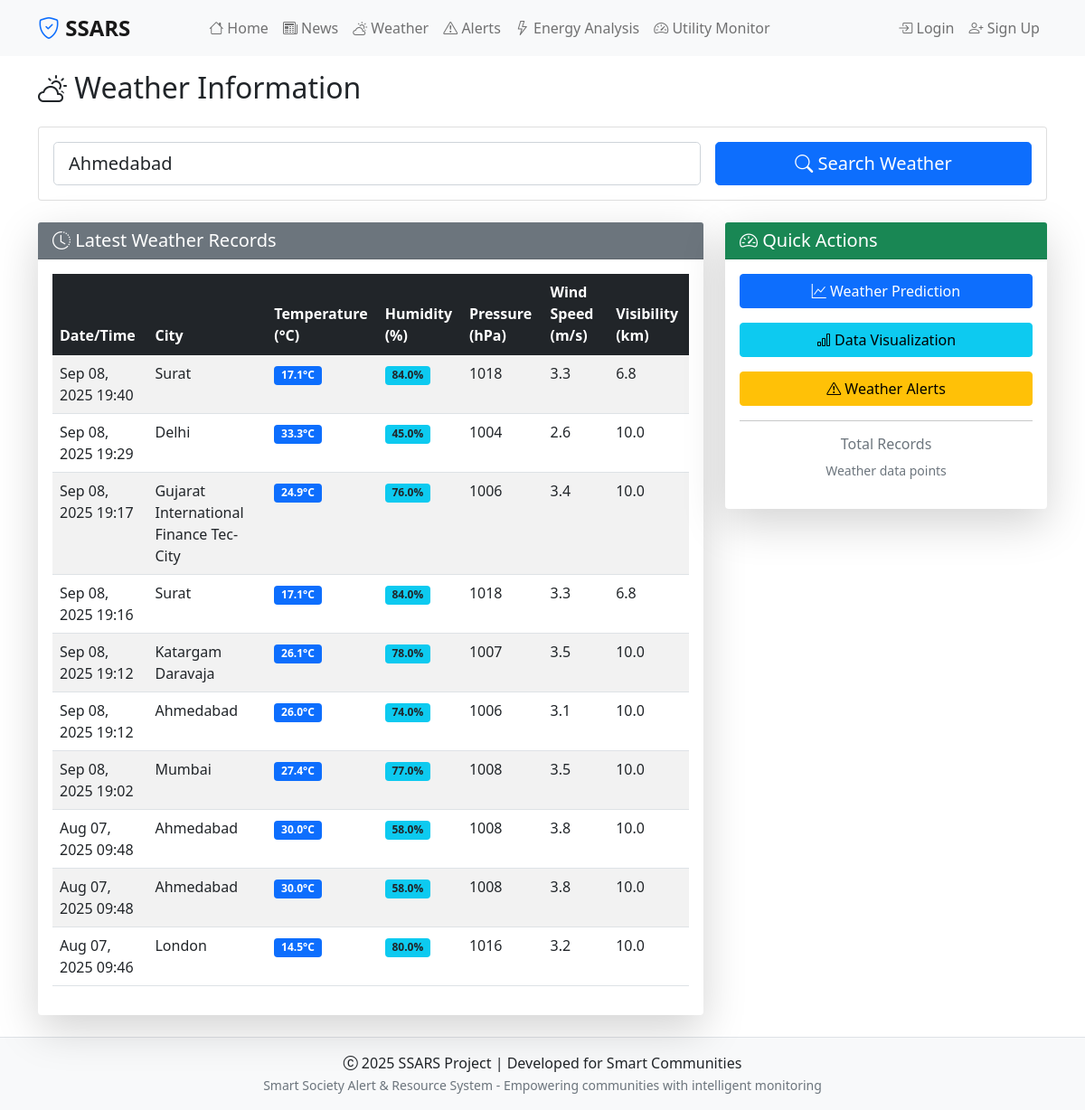
Page /weather/ on the committed database.
### weather/models.py (models this page shows, shortened)
class WeatherData(models.Model):
    dt_txt = models.DateTimeField()
    city = models.CharField(max_length=100)
    temp = models.FloatField()
    temp_min = models.FloatField(default=0.0)
    temp_max = models.FloatField(default=0.0)
    humidity = models.FloatField()
    pressure = models.IntegerField()
    speed = models.FloatField()
    visibility = models.FloatField()
    weather_main = models.CharField(max_length=50, default='')
    weather_description = models.CharField(max_length=100, default='')
    country = models.CharField(max_length=50, default='')
    feels_like = models.FloatField(default=0.0)
    wind_deg = models.FloatField(default=0.0)
    weather_type = models.CharField(max_length=50, default='', blank=True)
    weather_subtype = models.CharField(max_length=100, default='', blank=True)
    uv_index = models.FloatField(default=0.0)
    cloudiness = models.IntegerField(default=0)
    precipitation = models.FloatField(default=0.0)
    class Meta:
        ordering = ['-dt_txt']
        indexes = [
            models.Index(fields=['city', 'dt_txt']),
            models.Index(fields=['weather_type']),
            models.Index(fields=['temp']),
        ]

### weather/views.py (the view, shortened to what this page needs)
# urls.py: path('', views.weather_home, name='weather'),
def weather_home(request):
    weather_api = WeatherAPI()
    current_weather = None
    forecast_data = None
    search_city = request.GET.get('city', 'Ahmedabad')
    weather_data = WeatherData.objects.all().order_by('-dt_txt')[:10]
    stats = WeatherData.objects.aggregate(
        total_records=Count('id'),
        avg_temp=Avg('temp'),
        max_temp=Max('temp'),
        min_temp=Min('temp'),
        avg_humidity=Avg('humidity')
    )
    context = {
        'weather_data': weather_data,
        'current_weather': current_weather,
        'forecast_data': forecast_data,
        'search_city': search_city,
        'stats': stats,
    }
    return render(request, 'weather/home.html', context)

### weather/templates/weather/home.html (shortened to what this page needs)
{% extends 'base.html' %}
{% block content %}
<div class="row">
    <div class="col-12">
        <h2 class="mb-4"><i class="bi bi-cloud-sun"></i> Weather Information</h2>
        <div class="card mb-4">
            <div class="card-body">
                <form method="get" class="row g-3">
                    <div class="col-md-8">
                        <input type="text" name="city" class="form-control form-control-lg"
                               placeholder="Enter city name (e.g., Surat, Mumbai, Delhi)"
                               value="{{ search_city }}">
                    </div>
                    <div class="col-md-4">
                        <button class="btn btn-primary btn-lg w-100" type="submit">
                            <i class="bi bi-search"></i> Search Weather
                        </button>
                    </div>
                </form>
            </div>
        </div>
        <div class="row">
            <div class="col-md-8">
                <div class="card border-0 shadow-lg">
                    <div class="card-header bg-secondary text-white">
                        <h5 class="mb-0"><i class="bi bi-clock-history"></i> Latest Weather Records</h5>
                    </div>
                    <div class="card-body">
                        {% if weather_data %}
                            <div class="table-responsive">
                                <table class="table table-striped table-hover">
                                    <thead class="table-dark">
                                        <tr>
                                            <th>Date/Time</th>
                                            <th>City</th>
                                            <th>Temperature (°C)</th>
                                            <th>Humidity (%)</th>
                                            <th>Pressure (hPa)</th>
                                            <th>Wind Speed (m/s)</th>
                                            <th>Visibility (km)</th>
                                        </tr>
                                    </thead>
                                    <tbody>
                                        {% for data in weather_data %}
                                        <tr>
                                            <td>{{ data.dt_txt|date:"M d, Y H:i" }}</td>
                                            <td>{{ data.city }}</td>
                                            <td>
                                                <span class="badge bg-primary">{{ data.temp|floatformat:1 }}°C</span>
                                            </td>
                                            <td>
                                                <span class="badge bg-info text-dark">{{ data.humidity|floatformat:1 }}%</span>
                                            </td>
                                            <td>{{ data.pressure }}</td>
                                            <td>{{ data.speed|floatformat:1 }}</td>
                                            <td>{{ data.visibility|floatformat:1 }}</td>
                                        </tr>
                                        {% endfor %}
                                    </tbody>
                                </table>
                            </div>
                        {% else %}
                            <div class="text-center py-4">
                                <i class="bi bi-cloud-slash text-muted" style="font-size: 3rem;"></i>
                                <p class="text-muted mt-2">No weather data available.</p>
                            </div>
                        {% endif %}
                    </div>
                </div>
            </div>
            <div class="col-md-4">
                <div class="card border-0 shadow-lg">
                    <div class="card-header bg-success text-white">
                        <h5 class="mb-0"><i class="bi bi-speedometer2"></i> Quick Actions</h5>
                    </div>
                    <div class="card-body">
                        <div class="d-grid gap-3">
                            <a href="{% url 'weather_predict' %}" class="btn btn-primary">
                                <i class="bi bi-graph-up"></i> Weather Prediction
                            </a>
                            <a href="{% url 'weather_visualize' %}" class="btn btn-info">
                                <i class="bi bi-bar-chart"></i> Data Visualization
                            </a>
                            <a href="{% url 'weather_alerts' %}" class="btn btn-warning">
                                <i class="bi bi-exclamation-triangle"></i> Weather Alerts
                            </a>
                        </div>
                        <hr>
                        <div class="text-center">
                            <h6 class="text-muted">Total Records</h6>
                            <p class="text-muted small">Weather data points</p>
                        </div>
                    </div>
                </div>
            </div>
        </div>
    </div>
</div>
{% endblock %}

### rows in the picture
WeatherData: dt_txt "Sep 08, 2025 19:40", city "Surat", temp "17.1", humidity "84.0", pressure "1018", speed "3.3", visibility "6.8"
WeatherData: dt_txt "Sep 08, 2025 19:29", city "Delhi", temp "33.3", humidity "45.0", pressure "1004", speed "2.6", visibility "10.0"
WeatherData: dt_txt "Sep 08, 2025 19:17", city "Gujarat International Finance Tec-City", temp "24.9", humidity "76.0", pressure "1006", speed "3.4", visibility "10.0"
WeatherData: dt_txt "Sep 08, 2025 19:16", city "Surat", temp "17.1", humidity "84.0", pressure "1018", speed "3.3", visibility "6.8"
WeatherData: dt_txt "Sep 08, 2025 19:12", city "Katargam Daravaja", temp "26.1", humidity "78.0", pressure "1007", speed "3.5", visibility "10.0"
WeatherData: dt_txt "Sep 08, 2025 19:12", city "Ahmedabad", temp "26.0", humidity "74.0", pressure "1006", speed "3.1", visibility "10.0"
WeatherData: dt_txt "Sep 08, 2025 19:02", city "Mumbai", temp "27.4", humidity "77.0", pressure "1008", speed "3.5", visibility "10.0"
WeatherData: dt_txt "Aug 07, 2025 09:48", city "Ahmedabad", temp "30.0", humidity "58.0", pressure "1008", speed "3.8", visibility "10.0"
WeatherData: dt_txt "Aug 07, 2025 09:48", city "Ahmedabad", temp "30.0", humidity "58.0", pressure "1008", speed "3.8", visibility "10.0"
WeatherData: dt_txt "Aug 07, 2025 09:46", city "London", temp "14.5", humidity "80.0", pressure "1016", speed "3.2", visibility "10.0"
